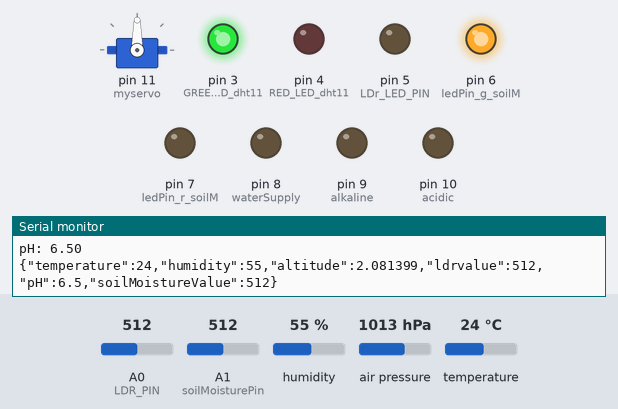
The sketch below on a simulated Arduino Uno, built for the host (arithmetic inside an expression is 32-bit, double 64-bit). Parts: servo, output pins drawn as LEDs (lit = HIGH), the last lines printed to the serial monitor. Inputs (shaded band) come from the test bench; at power-on: humidity 55 %, A1 (soilMoisturePin) = 512, A0 (LDR_PIN) = 512, air pressure 1013 hPa, temperature 24 °C.

Above: at 2.9 s.
3.0 s: humidity set to 32 %
5.9 s: humidity set to 29 %
At 6.61 s:
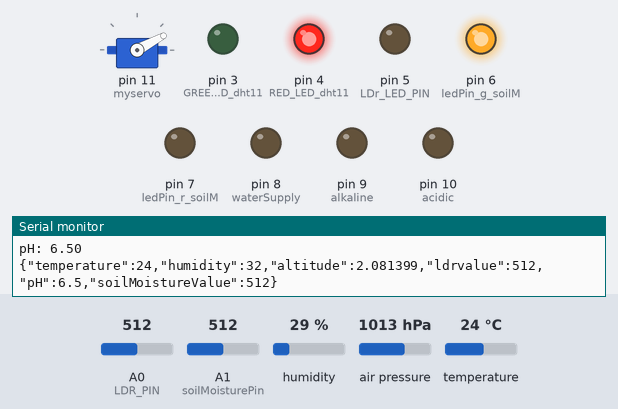
At 7.21 s:
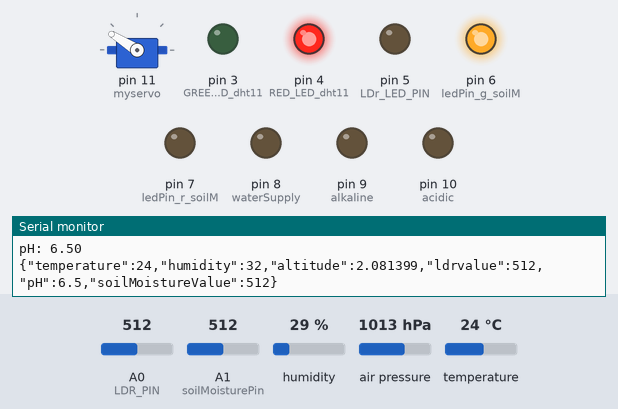
9.4 s: A1 (soilMoisturePin) set to 324
At 10.51 s:
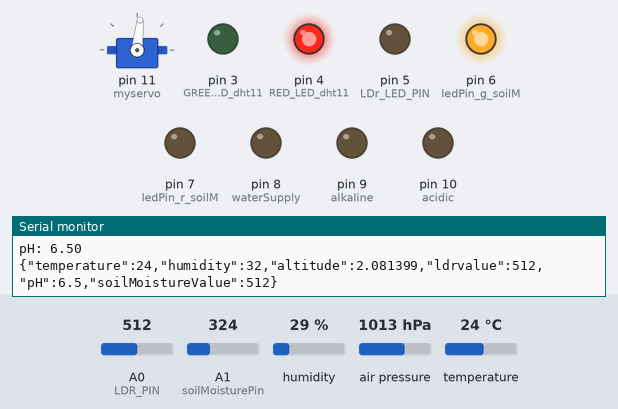
15.7 s: A1 (soilMoisturePin) set to 298
22.0 s: A0 (LDR_PIN) set to 784
28.2 s: A0 (LDR_PIN) set to 819
At 38.4 s:
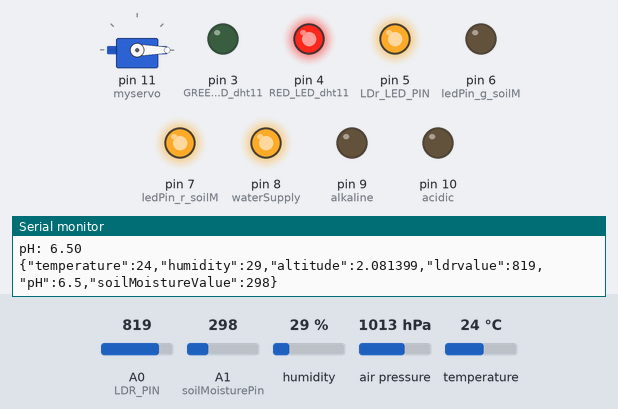
Timing chart, 0 to 41.5 s (numbered marks = the images above; inputs shaded):
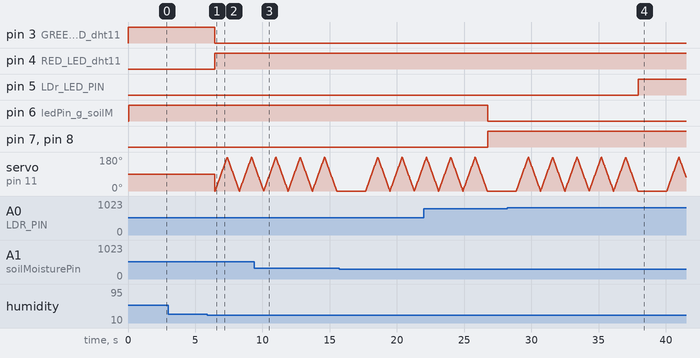

The sketch:

smart_greenhouse.ino
```cpp
#include <DHT.h>
#include <Servo.h>
#include <Wire.h>
#include <Adafruit_Sensor.h>
#include <Adafruit_BMP085_U.h>
#include <ArduinoJson.h>

// Pin definitions
#define DHTPIN 2
#define DHTTYPE DHT11
#define GREEN_LED_dht11 3
#define RED_LED_dht11 4
#define LDR_PIN A0
#define LDr_LED_PIN 5
#define soilMoisturePin A1
#define ledPin_g_soilM 6
#define ledPin_r_soilM 7
#define waterSupply 8
#define alkaline 9
#define acidic 10

// Thresholds
#define MIN_TEMP 15
#define MAX_TEMP 35
#define MIN_HUMIDITY 30
#define MAX_HUMIDITY 80
int dark_threshold = 800;
int light_threshold = 200;
float min_pH = 5.5;
float max_pH = 7.5;
int minThresholdSoilM = 30;
int maxThresholdSoilM = 70;

// Objects
DHT dht(DHTPIN, DHTTYPE);
Servo myservo;
Adafruit_BMP085_Unified bmp = Adafruit_BMP085_Unified(10085);
StaticJsonDocument<512> doc;

// Variables
float temperature, humidity, pH, altitude;
int soilMoistureValue, ldrValue;

void setup() {
  Serial.begin(9600);
  dht.begin();
  myservo.attach(11); // Servo motor pin
  if(!bmp.begin()){
    Serial.println("BMP180 not detected!");
    while(1);
  }

  pinMode(GREEN_LED_dht11, OUTPUT);
  pinMode(RED_LED_dht11, OUTPUT);
  pinMode(LDr_LED_PIN, OUTPUT);
  pinMode(ledPin_g_soilM, OUTPUT);
  pinMode(ledPin_r_soilM, OUTPUT);
  pinMode(waterSupply, OUTPUT);
  pinMode(alkaline, OUTPUT);
  pinMode(acidic, OUTPUT);
}

void loop() {
  // Temperature and Humidity
  temperature = dht.readTemperature();
  humidity = dht.readHumidity();

  if (isnan(temperature) || isnan(humidity)) {
    Serial.println("Failed to read DHT sensor!");
    return;
  }

  if ((temperature > MIN_TEMP && temperature < MAX_TEMP) &&
      (humidity > MIN_HUMIDITY && humidity < MAX_HUMIDITY)) {
    digitalWrite(GREEN_LED_dht11, HIGH);
    digitalWrite(RED_LED_dht11, LOW);
  } else {
    digitalWrite(GREEN_LED_dht11, LOW);
    digitalWrite(RED_LED_dht11, HIGH);
    // Fogger operation (servo motor)
    for(int i=0;i<5;i++){
      for (int pos = 0; pos <= 180; pos++) {
        myservo.write(pos);
        delay(5);
      }
      for (int pos = 180; pos >= 0; pos--) {
        myservo.write(pos);
        delay(5);
      }
    }
  }

  // Pressure and Altitude
  sensors_event_t event;
  bmp.getEvent(&event);
  if (event.pressure) {
    altitude = bmp.pressureToAltitude(1013.25, event.pressure, temperature);
    Serial.print("Altitude: ");
    Serial.println(altitude);
  }

  // LDR sensor
  ldrValue = analogRead(LDR_PIN);
  if (ldrValue > dark_threshold) {
    digitalWrite(LDr_LED_PIN, HIGH);
  } else {
    digitalWrite(LDr_LED_PIN, LOW);
  }
  Serial.print("Light: ");
  Serial.println(ldrValue);

  // Soil moisture
  soilMoistureValue = analogRead(soilMoisturePin);
  int soilMoisturePercentage = map(soilMoistureValue, 0, 1023, 0, 100);

  if (soilMoisturePercentage < minThresholdSoilM) {
    digitalWrite(ledPin_g_soilM, LOW);
    digitalWrite(ledPin_r_soilM, HIGH);
    digitalWrite(waterSupply, HIGH);
  } else {
    digitalWrite(ledPin_g_soilM, HIGH);
    digitalWrite(ledPin_r_soilM, LOW);
    digitalWrite(waterSupply, LOW);
  }
  Serial.print("Soil Moisture: ");
  Serial.println(soilMoisturePercentage);

  // Placeholder pH sensor reading (mock value)
  pH = 6.5;
  if (pH > min_pH && pH < max_pH) {
    digitalWrite(alkaline, LOW);
    digitalWrite(acidic, LOW);
  } else if (pH < min_pH) {
    digitalWrite(alkaline, HIGH);
    digitalWrite(acidic, LOW);
  } else {
    digitalWrite(alkaline, LOW);
    digitalWrite(acidic, HIGH);
  }
  Serial.print("pH: ");
  Serial.println(pH);

  // Send JSON Data
  doc["temperature"] = temperature;
  doc["humidity"] = humidity;
  doc["altitude"] = altitude;
  doc["ldrvalue"] = ldrValue;
  doc["pH"] = pH;
  doc["soilMoistureValue"] = soilMoistureValue;

  serializeJson(doc, Serial);
  Serial.println();

  delay(2000);
}
```

Measured:
- the behaviour switches between 31 and 30 % on humidity (found by bisection; images 0 and 1)
- the behaviour switches between 800 and 801 on A0 (LDR_PIN) (found by bisection; images 3 and 4)
- after the input at 28.2 s, pin 5 (LDr_LED_PIN): LOW → HIGH after 9.7 s
